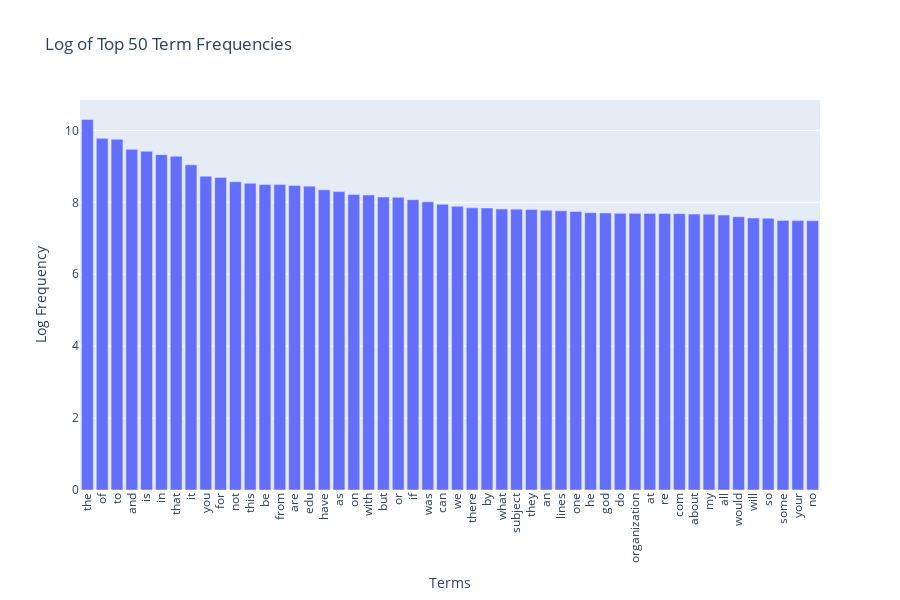

Notebook cell for this chart:
### Markdown cell above
### >>> **Exercise 15 (take home):** 
You can copy the code from the previous exercise and change the 'term_frequencies' variable for the 'term_frequencies_log', comment about the differences that you observe and talk about other possible insights that we can get from a log distribution.

### Code cell
# Answer here
import plotly.express as px
import numpy as np
import math

# Compute term frequencies and log of term frequencies
term_frequencies = np.asarray(X_counts.sum(axis=0)).flatten()
term_frequencies_log = [math.log(i) if i > 0 else 0 for i in term_frequencies]  # log(0) is undefined, so we replace with 0

# Set the number of terms you want to visualize
num_terms = 50

# Get the indices of the terms sorted by original frequency in descending order
sorted_term_indices = np.argsort(term_frequencies)[::-1][:num_terms]

# Select the sorted terms and their corresponding log frequencies
sorted_terms = count_vect.get_feature_names_out()[sorted_term_indices]
sorted_term_frequencies_log = [term_frequencies_log[i] for i in sorted_term_indices]

# Create a DataFrame for Plotly
df_sorted_log = pd.DataFrame({
    'Terms': sorted_terms,
    'Log_Frequency': sorted_term_frequencies_log
})

# Plot with Plotly Express
fig = px.bar(df_sorted_log, x='Terms', y='Log_Frequency', title=f"Log of Top {num_terms} Term Frequencies",
             labels={'Terms': 'Terms', 'Log_Frequency': 'Log Frequency'}, height=600)

# Customize layout
fig.update_layout(
    xaxis_tickangle=-90,  # Rotate x-axis labels
    xaxis_title="Terms",
    yaxis_title="Log Frequency",
    bargap=0.2,  # Gap between bars
    hovermode="x unified"
)

# Show the interactive plot
fig.show()

### Figure 1 — Plotly figure (JSON) as saved in the notebook; plotly's stock layout.template omitted (floating-point values rounded to 4 significant figures)
{"data": [{"alignmentgroup": "True", "hovertemplate": "Terms=%{x}<br>Log Frequency=%{y}<extra></extra>", "legendgroup": "", "marker": {"color": "#636efa", "pattern": {"shape": ""}}, "name": "", "offsetgroup": "", "orientation": "v", "showlegend": false, "textposition": "auto", "type": "bar", "x": ["the", "of", "to", "and", "is", "in", "that", "it", "you", "for", "not", "this", "be", "from", "are", "edu", "have", "as", "on", "with", "but", "or", "if", "was", "can", "we", "there", "by", "what", "subject", "they", "an", "lines", "one", "he", "god", "do", "organization", "at", "re", "com", "about", "my", "all", "would", "will", "so", "some", "your", "no"], "xaxis": "x", "y": [10.3, 9.779, 9.754, 9.474, 9.421, 9.326, 9.28, 9.042, 8.725, 8.693, 8.573, 8.53, 8.497, 8.492, 8.47, 8.45, 8.347, 8.298, 8.219, 8.204, 8.147, 8.141, 8.073, 8.013, 7.944, 7.891, 7.846, 7.843, 7.813, 7.81, 7.803, 7.78, 7.763, 7.746, 7.711, 7.703, 7.693, 7.693, 7.692, 7.69, 7.683, 7.672, 7.67, 7.646, 7.601, 7.563, 7.556, 7.497, 7.492, 7.491], "yaxis": "y"}], "layout": {"bargap": 0.2, "barmode": "relative", "height": 600, "hovermode": "x unified", "legend": {"tracegroupgap": 0}, "title": {"text": "Log of Top 50 Term Frequencies"}, "xaxis": {"anchor": "y", "domain": [0, 1], "tickangle": -90, "title": {"text": "Terms"}}, "yaxis": {"anchor": "x", "domain": [0, 1], "title": {"text": "Log Frequency"}}}}
